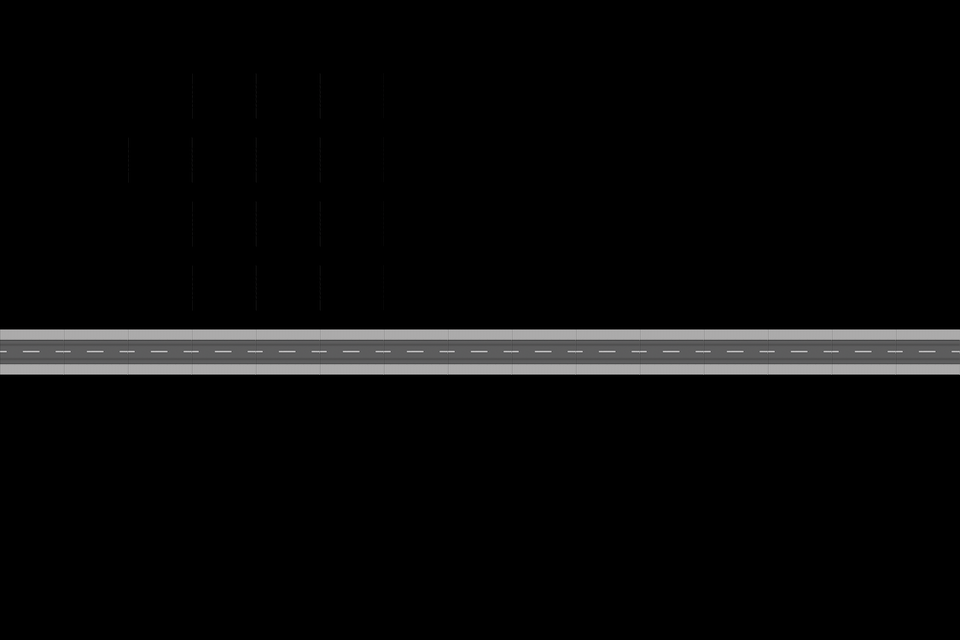

This game map was drawn from its Tiled (.tmx) file and the tilesets committed beside it. A one-line description and the full map source follow:
An orthogonal 15x10 tile map with 64x64 px tiles, 1 tile layer (RoadTiles), 8 tilesets and 11 objects (5x busStop, 4x 10km, goat, train).

<map version="1.0" orientation="orthogonal" renderorder="right-down" width="15" height="10" tilewidth="64" tileheight="64" nextobjectid="36">
 <tileset firstgid="1" name="tracks" tilewidth="64" tileheight="64">
  <image source="tracks.png" width="192" height="192" />
 </tileset>
 <tileset firstgid="10" name="train64" tilewidth="64" tileheight="64">
  <image source="train64.png" width="192" height="256" />
 </tileset>
 <tileset firstgid="22" name="flags" tilewidth="64" tileheight="64">
  <image source="flags.png" width="128" height="128" />
 </tileset>
 <tileset firstgid="26" name="buttons" tilewidth="150" tileheight="48">
  <image source="buttons.png" width="150" height="144" />
 </tileset>
 <tileset firstgid="29" name="gems2" tilewidth="64" tileheight="64">
  <image source="gems2.png" width="192" height="192" />
 </tileset>
 <tileset firstgid="38" name="goat" tilewidth="64" tileheight="64">
  <image source="goat.png" width="64" height="64" />
 </tileset>
 <tileset firstgid="39" name="stop" tilewidth="64" tileheight="64">
  <image source="stop.png" width="64" height="64" />
 </tileset>
 <tileset firstgid="40" name="10km" tilewidth="64" tileheight="64">
  <image source="10km.png" width="64" height="64" />
 </tileset>
 <layer name="RoadTiles" width="15" height="10">
  <data encoding="csv">
0,0,0,0,0,0,0,0,0,0,0,0,0,0,0,
0,0,0,5,5,5,0,0,0,0,0,0,0,0,0,
0,0,5,5,5,5,0,0,0,0,0,0,0,0,0,
0,0,0,5,5,5,0,0,0,0,0,0,0,0,0,
0,0,0,5,5,5,0,0,0,0,0,0,0,0,0,
2,2,2,2,2,2,2,2,2,2,2,2,2,2,2,
0,0,0,0,0,0,0,0,0,0,0,0,0,0,0,
0,0,0,0,0,0,0,0,0,0,0,0,0,0,0,
0,0,0,0,0,0,0,0,0,0,0,0,0,0,0,
0,0,0,0,0,0,0,0,0,0,0,0,0,0,0
</data>
 </layer>
 <objectgroup name="Objects">
  <object id="15" name="Goat" type="goat" gid="38" x="320" y="384" width="64" height="64" />
  <object id="28" name="train" type="train" gid="17" x="128" y="384" width="64" height="64" />
  <object id="32" type="10km" gid="40" x="192" y="320" width="64" height="64" />
  <object id="33" type="10km" gid="40" x="320" y="320" width="64" height="64" />
  <object id="34" type="10km" gid="40" x="448" y="320" width="64" height="64" />
  <object id="35" type="10km" gid="40" x="576" y="320" width="64" height="64" />
 </objectgroup>
 <objectgroup name="Stops">
  <object id="16" name="stop1" type="busStop" gid="39" x="128" y="320" width="64" height="64">
   <properties>
    <property name="arrivalTime" value="0" />
    <property name="waitTime" value="0" />
   </properties>
  </object>
  <object id="17" name="stop2" type="busStop" gid="39" x="256" y="320" width="64" height="64">
   <properties>
    <property name="arrivalTime" value="20" />
    <property name="waitTime" value="0" />
   </properties>
  </object>
  <object id="18" name="stop3" type="busStop" gid="39" x="384" y="320" width="64" height="64">
   <properties>
    <property name="arrivalTime" value="50" />
    <property name="waitTime" value="10" />
   </properties>
  </object>
  <object id="19" name="stop4" type="busStop" gid="39" x="512" y="320" width="64" height="64">
   <properties>
    <property name="arrivalTime" value="60" />
    <property name="waitTime" value="0" />
   </properties>
  </object>
  <object id="20" name="stop5" type="busStop" gid="39" x="640" y="320" width="64" height="64">
   <properties>
    <property name="arrivalTime" value="90" />
    <property name="waitTime" value="0" />
   </properties>
  </object>
 </objectgroup>
</map>
